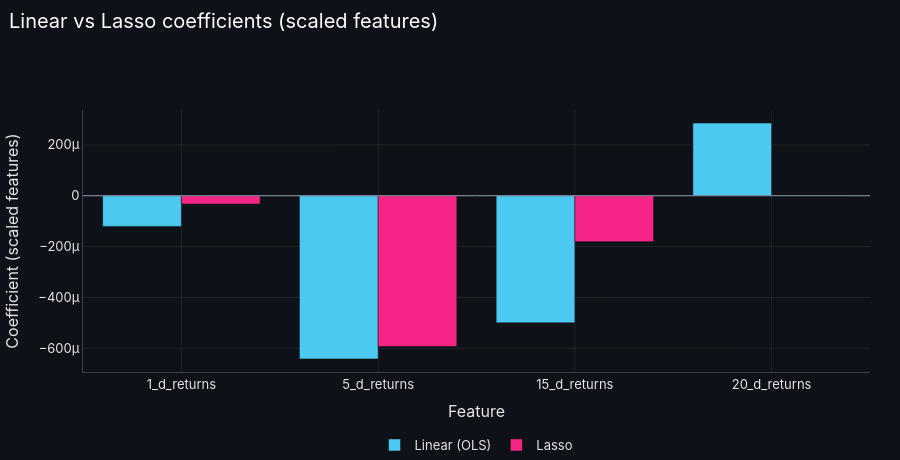

This figure's notebook cell:
### Code cell
# Lasso: OLS plus an L1 penalty that shrinks weak coefficients to exactly zero, with alpha chosen
# on date-ordered folds. Then compare the OLS and Lasso coefficients side by side.
if USE_LASSO_CV:
    lasso_model = LassoCV(alphas=ALPHA_GRID, cv=cv_folds, n_jobs=-1).fit(x_train_scaled, y_ret_train)
    print(f'CV-selected alpha: {lasso_model.alpha_:.2e}')
else:
    lasso_model = Lasso(alpha=FIXED_ALPHA).fit(x_train_scaled, y_ret_train)

coefficients = pd.DataFrame({'Linear (OLS)': ols_model.params[FEATURES],
                             'Lasso': pd.Series(lasso_model.coef_, index=FEATURES)})
print(coefficients.assign(lasso_selected=coefficients['Lasso'] != 0))
func_lib.coefficient_comparison_figure(coefficients, 'Linear vs Lasso coefficients (scaled features)').show()

### Figure 1 — Plotly figure (JSON) as saved in the notebook; plotly's stock layout.template omitted (floating-point values rounded to 4 significant figures)
{"data": [{"hovertemplate": "%{x}<br>%{y:.3e}<extra></extra>", "marker": {"color": "#4CC9F0"}, "name": "Linear (OLS)", "type": "bar", "x": ["1_d_returns", "5_d_returns", "15_d_returns", "20_d_returns"], "y": [-0.0001205, -0.0006414, -0.0004995, 0.0002855]}, {"hovertemplate": "%{x}<br>%{y:.3e}<extra></extra>", "marker": {"color": "#F72585"}, "name": "Lasso", "type": "bar", "x": ["1_d_returns", "5_d_returns", "15_d_returns", "20_d_returns"], "y": [-3.237e-05, -0.0005928, -0.0001805, -0.0]}], "layout": {"barmode": "group", "height": 460, "hovermode": "closest", "shapes": [{"line": {"color": "#8d99ae", "width": 1}, "type": "line", "x0": 0, "x1": 1, "xref": "x domain", "y0": 0, "y1": 0, "yref": "y"}], "title": {"text": "Linear vs Lasso coefficients (scaled features)"}, "xaxis": {"title": {"text": "Feature"}}, "yaxis": {"title": {"text": "Coefficient (scaled features)"}}}}
